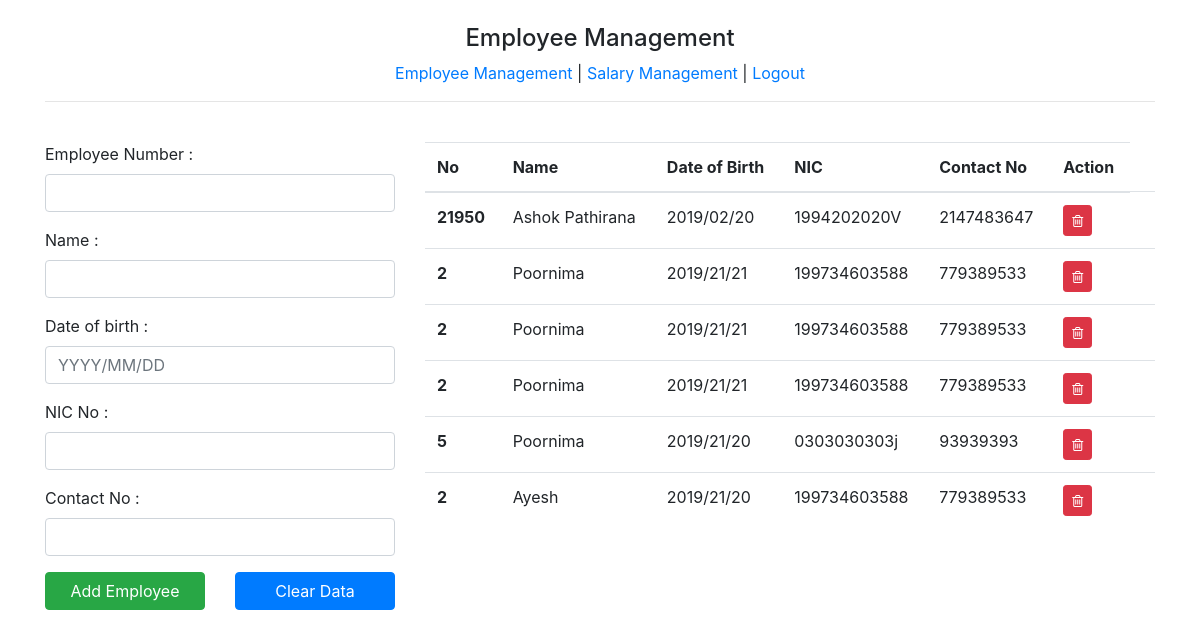
/index.php (signed in), run on the app's committed database.
### tables this page shows
CREATE TABLE `emp` (
  `ind` int(11) NOT NULL,
  `empno` int(11) NOT NULL,
  `name` text NOT NULL,
  `nic` text NOT NULL,
  `contact` int(11) NOT NULL,
  `dob` text NOT NULL,
  `time` timestamp NOT NULL DEFAULT current_timestamp()
);

### index.php (the view, shortened to what this page needs)
<!DOCTYPE html>
<html lang="en">
<head>
    <link rel="stylesheet" href="./resources/css/bootstrap.min.css">
    <link rel="stylesheet" href="https://cdnjs.cloudflare.com/ajax/libs/font-awesome/4.7.0/css/font-awesome.min.css">
</head>
<body>
    <?php
    $select = "SELECT * FROM emp ORDER BY ind DESC LIMIT 10";
    $result = mysqli_query($conn, $select);
    ?>
    <div class="container"><br>
        <center>
            <h4>Employee Management</h4>
            <a href="./index.php">Employee Management</a> |
            <a href="./salary.php">Salary Management</a> |
            <a href="./logout.php">Logout</a>
        </center>
        <hr>
        <div class="row">
            <div class="col-4 mt-4">
                <form method="POST">
                    <div class="form-group">
                        <label for="">Employee Number :</label>
                        <input name="empid" class="form-control">
                    </div>
                    <div class="form-group">
                        <label for="">Name :</label>
                        <input name="empname" class="form-control">
                    </div>
                    <div class="form-group">
                        <label for="">Date of birth :</label>
                        <input name="empdob" placeholder="YYYY/MM/DD" class="form-control">
                    </div>
                    <div class="form-group">
                        <label for="">NIC No :</label>
                        <input name="empnic" class="form-control">
                    </div>
                    <div class="form-group">
                        <label for="">Contact No :</label>
                        <input name="empcon" class="form-control">
                    </div>
                    <di class="row">
                        <div class="col-6">
                            <button type="submit" name="submit" class="btn btn-success btn-block">Add Employee</button>
                        </div>
                        <div class="col-6">
                            <button type="submit" class="btn btn-primary btn-block">Clear Data</button>
                        </div>
                    </di>
                </form>
            </div>
            <div class="col-8 mt-4">
                <table class="table">
                    <thead>
                        <tr>
                            <th scope="col">No</th>
                            <th scope="col">Name</th>
                            <th scope="col">Date of Birth</th>
                            <th scope="col">NIC</th>
                            <th scope="col">Contact No</th>
                            <th>Action</th>
                        </tr>
                    </thead>
                    <tbody>
                        <?php while ($row = mysqli_fetch_assoc($result)) { ?>
                            <tr>
                                <th><?php echo $row['empno'] ?></th>
                                <td><?php echo $row['name'] ?></td>
                                <td><?php echo $row['dob'] ?></td>
                                <td><?php echo $row['nic'] ?></td>
                                <td><?php echo $row['contact'] ?></td>
                                <form method="post">
                                    <td>
                                        <button name="delete" type="delete" class="btn btn-danger btn-sm"><i class="fa fa-trash-o"></i></button>
                                    </td>
                                    <td><input type="hidden" name="name3" value="<?php echo $row['ind']; ?>"></td>
                                </form>
                            </tr>
                        <?php } ?>
                    </tbody>
                </table>
            </div>
        </div>
    </div>
</body>
</html>

### data on the page
emp: empno "21950", name "Ashok Pathirana", dob "2019/02/20", nic "1994202020V", contact "2147483647"
emp: empno "2", name "Poornima", dob "2019/21/21", nic "199734603588", contact "779389533"
emp: empno "2", name "Poornima", dob "2019/21/21", nic "199734603588", contact "779389533"
emp: empno "2", name "Poornima", dob "2019/21/21", nic "199734603588", contact "779389533"
emp: empno "5", name "Poornima", dob "2019/21/20", nic "0303030303j", contact "93939393"
emp: empno "2", name "Ayesh", dob "2019/21/20", nic "199734603588", contact "779389533"
